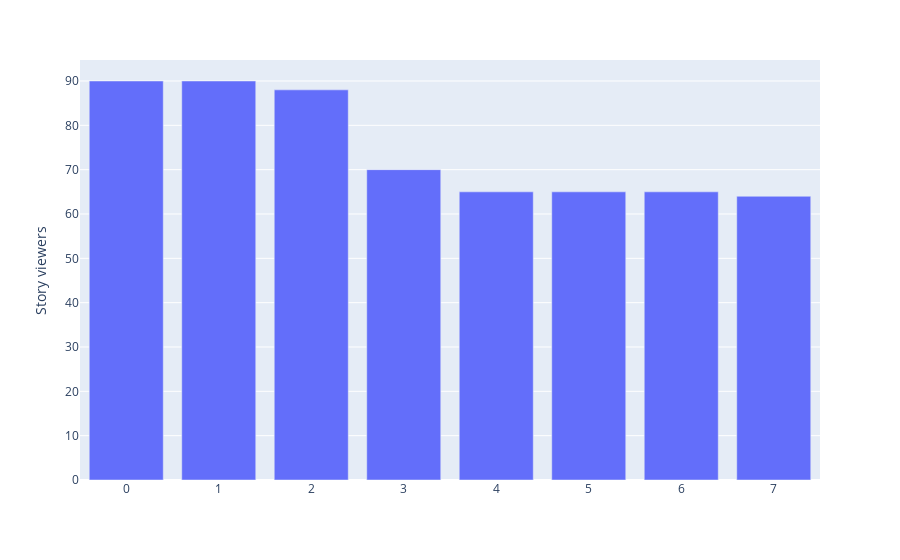

This figure's notebook cell:
### Code cell
story_2 = story_info['Views for each story'][2]
fig.update_layout(title_text='Viewer retention for your story')
fig = px.bar(story_2, y=story_2, labels={'y':'Story viewers', 'x':'Story number'})
fig.show()

### Figure 1 — Plotly figure (JSON) as saved in the notebook; plotly's stock layout.template omitted (floating-point values rounded to 4 significant figures)
{"data": [{"alignmentgroup": "True", "hoverlabel": {"namelength": 0}, "hovertemplate": "Story viewers=%{y}", "legendgroup": "", "marker": {"color": "#636efa"}, "name": "", "offsetgroup": "", "orientation": "v", "showlegend": false, "textposition": "auto", "type": "bar", "xaxis": "x", "y": [90, 90, 88, 70, 65, 65, 65, 64], "yaxis": "y"}], "layout": {"barmode": "relative", "legend": {"tracegroupgap": 0}, "margin": {"t": 60}, "xaxis": {"anchor": "y", "domain": [0, 1]}, "yaxis": {"anchor": "x", "domain": [0, 1], "title": {"text": "Story viewers"}}}}
